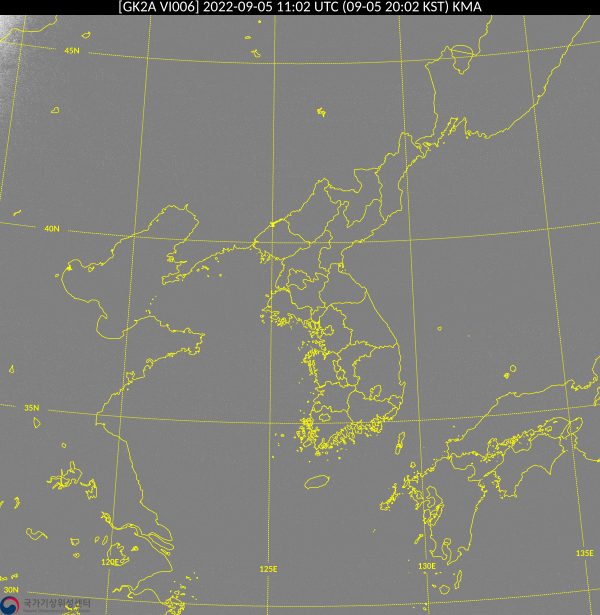
#> input picture resources/gasimap.png, 600 x 615 px
$ python area_detection.py
#> lines starting #> are read from the running program, lines starting #| are printed output that depends on the picture
import cv2 as cv
from collections import deque

# 심야시간대의 가시영상 불러옴
original_image = cv.imread('./resources/gasimap.png')
#> original_image is the input picture: shape (615, 600, 3); mean B, G, R 123, 129.7, 129.7
# 전처리(한반도 영역 추출 > Grayscale변환 > 문턱값을 적용한 이진화)
south_korea = original_image[290:500, 250:500].copy()
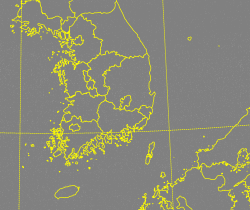
#> south_korea: shape (210, 250, 3); mean B, G, R 121.4, 135.8, 135.8
gray_south_korea = cv.cvtColor(south_korea, cv.COLOR_BGR2GRAY)
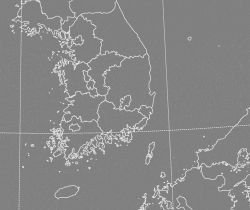
#> gray_south_korea: shape (210, 250); min 128, max 226, mean 134.2
maxValue = 255
thresh = 150
th, binary_south_korea = cv.threshold(gray_south_korea, thresh, maxValue, cv.THRESH_BINARY)
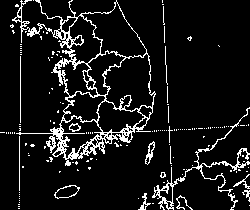
#> binary_south_korea: shape (210, 250); 9.3% white in thin lines or dots
#> th = 150

# 이진화된 한반도이미지의 가로X세로 크기를 가져옴(고정값)
width, height = binary_south_korea.shape
#> width = 210; height = 250

visited = [[False for j in range(height)] for i in range(width)]
area_info = {(78, 40): '서울특별시', (89, 43): '경기도', (116, 31): '강원도', (127, 79): '경상북도', (125, 101): '대구광역시',
             (145, 111): '울산광역시', (116, 118): '경상남도', (99, 66): '충청북도', (74, 78): '충청남도', (87, 79): '세종특별자치시',
             (90, 84): '대전광역시', (83, 107): '전라북도', (79, 138): '전라남도', (142, 123): '부산광역시', (74, 128): '광주광역시',
             (189, 39): '경상북도 울릉군', (66, 192): '제주특별자치도'}
area_list = {}


def bfs(binary_south_korea, start, visited):
    global area_info
    area = []
    area_name = 'None'
    queue = deque([start])
    area.append(start)
    visited[start[0]][start[1]] = True
    while queue:
        v = queue.popleft()
        # 상하좌우 검색
        for y, x in [[v[0] - 1, v[1]], [v[0] + 1, v[1]], [v[0], v[1] - 1], [v[0], v[1] + 1]]:
            # 판에서 안벗어나는지 확인
            if 0 <= y and y < width and 0 <= x and x < height:
                if not visited[y][x]:
                    # 같은 종류의 타일인지 확인
                    if binary_south_korea[v[0], v[1]] == binary_south_korea[y, x]:
                        visited[y][x] = True
                        area.append([y, x])
                        queue.append([y, x])
                        if (x, y) in area_info:
                            area_name = area_info[(x, y)]
                            area_list[area_name] = area
    return area_name, area


check_detected_area = 0
for i in range(0, height):
    for j in range(0, width):
        if binary_south_korea[i, j] == 0 and visited[i][j] == False:
            start = [i, j]
            area_name, area = bfs(binary_south_korea, start, visited)
            if area_name != 'None':
                check_detected_area += 1
                # 출력부
                dst = south_korea.copy()
                for y, x in area:
                    dst[y, x] = [255, 255, 255]
                cv.imshow('dst', dst)
                cv.waitKey(0)
                print(area_name, ':', len(area))
        if check_detected_area == 17:
            break
    if check_detected_area == 17:
        break
#> after the loop, check_detected_area = 17
print(area_list)
